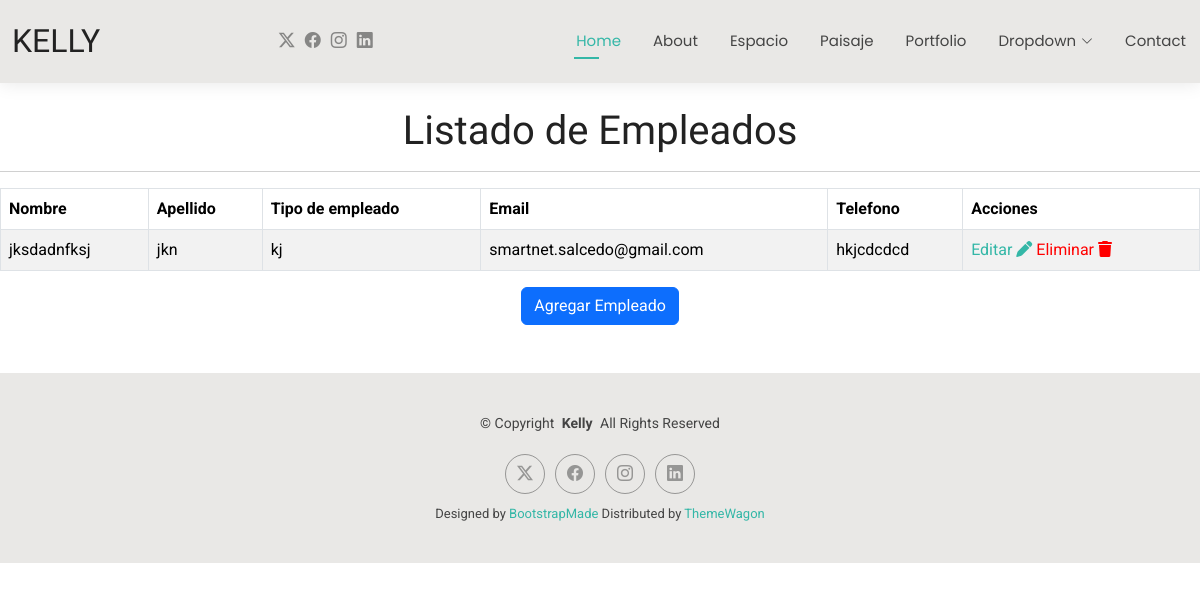
Page /empleado on the committed database.
### Aplicaciones/Empleado/models.py (models this page shows, shortened)
class Empleado(models.Model):
    nombre = models.CharField(max_length=100)
    apellido = models.CharField(max_length=100)
    tipo_empleado = models.CharField(max_length=50)
    email = models.EmailField()
    telefono = models.CharField(max_length=20)

### Aplicaciones/Empleado/views.py (the view)
# urls.py: path('', RedirectView.as_view(url=reverse_lazy('empleado'),permanent=False)),
def empleado(request):
    lista_empleados = Empleado.objects.all()
    return render(request, 'empleado.html', {'lista_empleados': lista_empleados})

### Aplicaciones/Empleado/templates/empleado.html
{% extends "plantillas.html" %}
{% load static %}
{% block body %}
<br>
<h1 class="text-center">Listado de Empleados</h1>
<hr>
<table class="table table-bordered table-striped table-hover ">
    <thead>
        <tr>
            <th>Nombre</th>
            <th>Apellido</th>
            <th>Tipo de empleado</th>
            <th>Email</th>
            <th>Telefono</th>
            <th>Acciones</th>
        </tr>
    </thead>
    <tbody>
        {% for empleado in lista_empleados %}
        <tr>
            <td>{{ empleado.nombre }}</td>
            <td>{{ empleado.apellido }}</td>
            <td>{{ empleado.tipo_empleado }}</td>
            <td>{{ empleado.email }}</td>
            <td>{{ empleado.telefono }}</td>
            <td><a  href=" {% url 'editarEmpleado' empleado.id %}">Editar <i class="fa fa-pen"></i></a>
                <a style="color: red;" href="{% url 'eliminarEmpleado' empleado.id %}">Eliminar <i class="fa fa-trash"></i></a></td>
        </tr>
        {% endfor %}
    </tbody>
</table>
<div class="text-center ">
    <a href="nuevoEmpleado" class="btn btn-primary " >
        Agregar Empleado
    </a>
</div>
<br>
<br>
{% endblock %}

### Ambiental/static/plantilla/Kelly/assets/css/main.css (style rules this page uses)
:root { --default-font: "Roboto", system-ui, -apple-system, "Segoe UI", Roboto, "Helvetica Neue", Arial, "Noto Sans", "Liberation Sans", sans-serif, "Apple Color Emoji", "Segoe UI Emoji", "Segoe UI Symbol", "Noto Color Emoji"; --heading-font: "Raleway", sans-serif; --nav-font: "Poppins", sans-serif; }
:root { --background-color: #ffffff; --default-color: #444444; --heading-color: #222222; --accent-color: #34b7a7; --surface-color: #ffffff; --contrast-color: #ffffff; }
:root { --nav-color: #444444; --nav-hover-color: #34b7a7; --nav-mobile-background-color: #ffffff; --nav-dropdown-background-color: #ffffff; --nav-dropdown-color: #444444; --nav-dropdown-hover-color: #34b7a7; }
:root { scroll-behavior: smooth; }
body { color: var(--default-color); background-color: var(--background-color); font-family: var(--default-font); }
a { color: var(--accent-color); text-decoration: none; transition: 0.3s; }
h1, h2, h3, h4, h5, h6 { color: var(--heading-color); font-family: var(--heading-font); }

### rows in the picture
Empleado: nombre "jksdadnfksj", apellido "jkn", tipo_empleado "kj", email "smartnet.salcedo@gmail.com", telefono "hkjcdcdcd"
